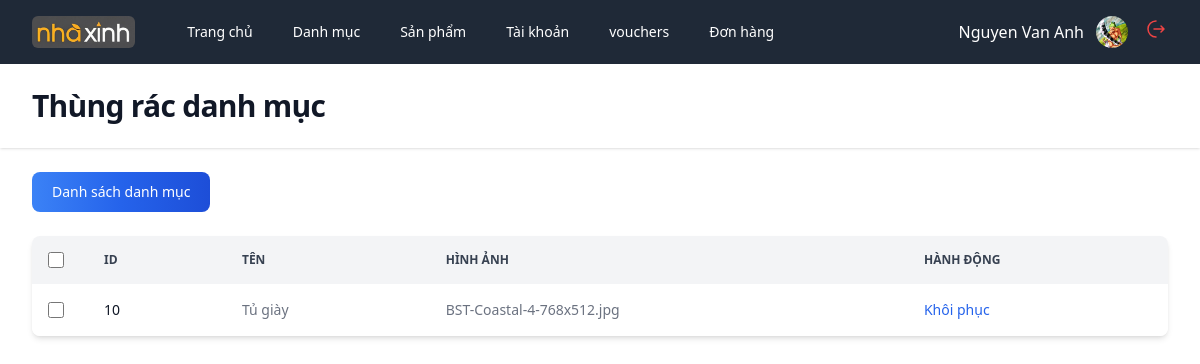
Page /admin?act=bin-categories (signed in) on the committed database.
### tables this page shows
CREATE TABLE `categories` (
  `id` int(10) NOT NULL,
  `name_category` varchar(200) NOT NULL,
  `image` varchar(200) NOT NULL,
  `is_deleted` tinyint(1) NOT NULL DEFAULT 0
);

### core.php (called while the page is built, shortened)
<?php
function viewAdmin($view, $values = [])
{
    return include("../views/admin/$view.php");
}
class Req
{
    public function __construct(
        Categories $categoriesService,
        Products $productsService,
        Users $usersService,
        Vouchers $vouchersService,
        CartsDetail $cartsService,
        Bills $billsService,
        ProductsBill $productsBillService,
        ProductDetail $productsDetailService,
        Images $imagesService,
        Reviews $reviewsService,
    ) {
        $this->categoriesService = $categoriesService;
    }
}

### controllers/admin/CategoriesController.php (called while the page is built, shortened)
<?php
function controller_bin_categories(Req $req)
{
    $categories = $req->categoriesService->getAll(true);
    return viewAdmin("store/categories", ['categories' => $categories]);
}

### admin/index.php (called while the page is built, shortened)
<?php
function bootstrap()
{
    include("./routes.php");
    include("../database/service.php");
    include("../models/categories.php");
    include("../models/products.php");
    include("../models/users.php");
    include("../models/vouchers.php");
    include("../models/cartsDetail.php");
    include("../models/bills.php");
    include("../models/productsBill.php");
    include("../models/productsDetail.php");
    include("../models/images.php");
    include("../models/reviews.php");
    $role = $_SESSION["user"]["role"];
    $req = new Req(
        $categories,
        $products,
        $users,
        $vouchers,
        $cartsDetail,
        $bills,
        $productsBill,
        $productsDetail,
        $images,
        $reviews,
    );
    if (!isset($_GET['act'])) $act = check_path('');
    else $act = check_path($_GET['act']);
    foreach ($routes as $route) {
        if ($act == $route['path'] && $role >= 1 && $role <= 2) {
            return $route['view']($req);
        }
    }
}
bootstrap();

### database/service.php (called while the page is built, shortened)
<?php
include("database.php");
class ServicePdo
{
    public function __construct($nameDB)
    {
        $this->dbName = $nameDB;
        $this->pdo = connect();
    }
}

### models/categories.php (called while the page is built, shortened)
<?php
class Categories extends ServicePdo
{
    public function getAll($is_deleted = false)
    {
        $dbName = $this->dbName;
        $sql = "SELECT * FROM $dbName WHERE IS_DELETED = '$is_deleted'";
        return $this->pdo->query($sql)->fetchAll();
    }
}

### database/database.php (called while the page is built)
<?php
function connect()
{
    try {
        $connect =  new PDO("mysql:host=localhost; dbname=project", "root", "");
        $connect->setAttribute(PDO::ATTR_ERRMODE, PDO::ERRMODE_EXCEPTION);
        return $connect;
    } catch (PDOException $e) {
        echo $e->getMessage();
        throw $e;
    }
}

### views/admin/store/categories.php (the view, shortened to what this page needs)
<!DOCTYPE html>
<html lang="en">
<head>
    <script src="https://cdn.tailwindcss.com"></script>
</head>
<body>
    <div class="min-h-full">
        <?php include(dirname(__FILE__) . "/../partials/header.php") ?>
        <header class="bg-white shadow">
            <div class="mx-auto max-w-7xl px-4 py-6 sm:px-6 lg:px-8">
                <h1 class="text-3xl font-bold tracking-tight text-gray-900">Thùng rác danh mục</h1>
            </div>
        </header>
        <main>
            <div class="mx-auto max-w-7xl py-6 sm:px-6 lg:px-8">
                <form action="?act=delete-category" method="POST">
                    <div class="flex mb-4">
                        <a href="/admin?act=categories" class="text-white bg-gradient-to-r from-blue-500 via-blue-600 to-blue-700 hover:bg-gradient-to-br focus:ring-4 focus:outline-none focus:ring-blue-300 font-medium rounded-lg text-sm px-5 py-2.5 text-center me-2 mb-2">Danh sách danh mục</a>
                    </div>
                    <div class="relative overflow-x-auto shadow-md sm:rounded-lg">
                        <table class="w-full text-sm text-left rtl:text-right text-gray-500">
                            <thead class="text-xs text-gray-700 uppercase bg-gray-100">
                                <tr>
                                    <th scope="col" class="p-4">
                                        <div class="flex items-center">
                                            <input id="checkbox-all-search" type="checkbox" class="w-4 h-4 text-blue-600 bg-gray-100 rounded focus:ring-blue-500  ring-offset-gray-800 focus:ring-offset-gray-800 focus:ring-2  border-gray-600">
                                        </div>
                                    </th>
                                    <th scope="col" class="px-6 py-3">
                                        Id
                                    </th>
                                    <th scope="col" class="px-6 py-3">
                                        Tên
                                    </th>
                                    <th scope="col" class="px-6 py-3">
                                        Hình ảnh
                                    </th>
                                    <th scope="col" class="px-6 py-3">
                                        Hành động
                                    </th>
                                </tr>
                            </thead>
                            <tbody>
                                <?php
                                foreach ($categories as $category) {
                                    extract($category);
                                ?>
                                    <tr class="bg-white hover:bg-gray-50 ">
                                        <td class="w-4 p-4">
                                            <div class="flex items-center">
                                                <input value="<?= $id ?>" name="category-id[]" id="checkbox-<?= $id ?>" type="checkbox" class="w-4 h-4 text-blue-600 bg-gray-100 rounded focus:ring-blue-500  ring-offset-gray-800 focus:ring-offset-gray-800 focus:ring-2  border-gray-600">
                                            </div>
                                        </td>
                                        <th scope="row" class="px-6 py-4 font-medium text-gray-900 whitespace-nowrap">
                                            <?= $id ?>
                                        </th>
                                        <td class="px-6 py-4">
                                            <?= $name_category ?>
                                        </td>
                                        <td class="px-6 py-4">
                                            <?= $image ?>
                                        </td>
                                        <td class="flex items-center px-6 py-4">
                                            <a href="/admin?act=restore-category&id=<?= $id ?>" class="font-medium text-blue-600  hover:underline">Khôi phục</a>
                                        </td>
                                    </tr>
                                <?php
                                }
                                ?>
                            </tbody>
                        </table>
                    </div>
                </form>
            </div>
        </main>
    </div>
</body>
</html>

### rows in the picture
categories: id "10", name_category "Tủ giày", image "BST-Coastal-4-768x512.jpg"

### other values in the picture
$name "Trang chủ"
$name "Danh mục"
$name "Sản phẩm"
$name "Tài khoản"
$name "vouchers"
$name "Đơn hàng"
$_SESSION['user']['full_name'] "Nguyen Van Anh"
